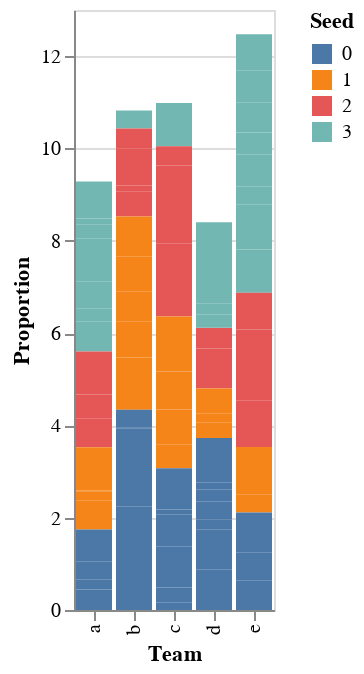

The code cell stored with this chart in its notebook:
### Code cell
alt.Chart(df).mark_bar().encode(
    x = "Team",
    y = "Proportion",
    color=alt.Color("Seed:O",scale=alt.Scale(scheme="Tableau10"),sort=alt.EncodingSortField('Seed', op='min')),
    tooltip=["Team","Proportion","Seed"],
    order=alt.Order("Seed",sort="ascending")
)

### Figure 1 — Vega-Lite specification as saved in the notebook (floating-point values rounded to 4 significant figures)
{"config": {"view": {"continuousWidth": 400, "continuousHeight": 300}}, "data": {"name": "data-6e8a173ccfc48b8d3fd5d05407fab58b"}, "mark": "bar", "encoding": {"color": {"type": "ordinal", "field": "Seed", "scale": {"scheme": "Tableau10"}, "sort": {"field": "Seed", "op": "min"}}, "order": {"type": "quantitative", "field": "Seed", "sort": "ascending"}, "tooltip": [{"type": "nominal", "field": "Team"}, {"type": "quantitative", "field": "Proportion"}, {"type": "quantitative", "field": "Seed"}], "x": {"type": "nominal", "field": "Team"}, "y": {"type": "quantitative", "field": "Proportion"}}, "$schema": "https://vega.github.io/schema/vega-lite/v4.8.1.json", "datasets": {"data-6e8a173ccfc48b8d3fd5d05407fab58b": [{"Team": "a", "Proportion": 0.6544, "Seed": 3}, {"Team": "b", "Proportion": 0.9762, "Seed": 0}, {"Team": "c", "Proportion": 0.07384, "Seed": 2}, {"Team": "d", "Proportion": 0.05425, "Seed": 2}, {"Team": "e", "Proportion": 0.9361, "Seed": 3}, {"Team": "a", "Proportion": 0.27, "Seed": 3}, {"Team": "b", "Proportion": 0.5341, "Seed": 2}, {"Team": "c", "Proportion": 0.5095, "Seed": 1}, {"Team": "d", "Proportion": 0.8816, "Seed": 0}, {"Team": "e", "Proportion": 0.8006, "Seed": 2}, {"Team": "a", "Proportion": 0.5839, "Seed": 3}, {"Team": "b", "Proportion": 0.7546, "Seed": 0}, {"Team": "c", "Proportion": 0.932, "Seed": 2}, {"Team": "d", "Proportion": 0.8569, "Seed": 0}, {"Team": "e", "Proportion": 0.6469, "Seed": 0}, {"Team": "a", "Proportion": 0.4462, "Seed": 0}, {"Team": "b", "Proportion": 0.7312, "Seed": 1}, {"Team": "c", "Proportion": 0.5686, "Seed": 2}, {"Team": "d", "Proportion": 0.8125, "Seed": 2}, {"Team": "e", "Proportion": 0.3839, "Seed": 1}, {"Team": "a", "Proportion": 0.07967, "Seed": 3}, {"Team": "b", "Proportion": 0.5066, "Seed": 0}, {"Team": "c", "Proportion": 0.1668, "Seed": 0}, {"Team": "d", "Proportion": 0.2276, "Seed": 0}, {"Team": "e", "Proportion": 0.2012, "Seed": 2}, {"Team": "a", "Proportion": 0.2049, "Seed": 0}, {"Team": "b", "Proportion": 0.1517, "Seed": 1}, {"Team": "c", "Proportion": 0.3217, "Seed": 0}, {"Team": "d", "Proportion": 0.3885, "Seed": 0}, {"Team": "e", "Proportion": 0.9771, "Seed": 3}, {"Team": "a", "Proportion": 0.8652, "Seed": 3}, {"Team": "b", "Proportion": 0.2534, "Seed": 1}, {"Team": "c", "Proportion": 0.9411, "Seed": 3}, {"Team": "d", "Proportion": 0.3436, "Seed": 1}, {"Team": "e", "Proportion": 0.3918, "Seed": 3}, {"Team": "a", "Proportion": 0.6346, "Seed": 1}, {"Team": "b", "Proportion": 0.7324, "Seed": 0}, {"Team": "c", "Proportion": 0.8946, "Seed": 0}, {"Team": "d", "Proportion": 0.1964, "Seed": 1}, {"Team": "e", "Proportion": 0.6965, "Seed": 3}, {"Team": "a", "Proportion": 0.003457, "Seed": 0}, {"Team": "b", "Proportion": 0.3905, "Seed": 3}, {"Team": "c", "Proportion": 0.7602, "Seed": 1}, {"Team": "d", "Proportion": 0.2594, "Seed": 0}, {"Team": "e", "Proportion": 0.8837, "Seed": 2}, {"Team": "a", "Proportion": 0.3914, "Seed": 0}, {"Team": "b", "Proportion": 0.1369, "Seed": 2}, {"Team": "c", "Proportion": 0.4739, "Seed": 2}, {"Team": "d", "Proportion": 0.4465, "Seed": 2}, {"Team": "e", "Proportion": 0.4669, "Seed": 3}, {"Team": "a", "Proportion": 0.2916, "Seed": 3}, {"Team": "b", "Proportion": 0.7949, "Seed": 2}, {"Team": "c", "Proportion": 0.7124, "Seed": 2}, {"Team": "d", "Proportion": 0.05173, "Seed": 0}, {"Team": "e", "Proportion": 0.5919, "Seed": 0}, {"Team": "a", "Proportion": 0.1867, "Seed": 1}, {"Team": "b", "Proportion": 0.7727, "Seed": 1}, {"Team": "c", "Proportion": 0.5116, "Seed": 2}, {"Team": "d", "Proportion": 0.296, "Seed": 3}, {"Team": "e", "Proportion": 0.6615, "Seed": 2}, {"Team": "a", "Proportion": 0.134, "Seed": 3}, {"Team": "b", "Proportion": 0.4069, "Seed": 1}, {"Team": "c", "Proportion": 0.6833, "Seed": 0}, {"Team": "d", "Proportion": 0.2271, "Seed": 3}, {"Team": "e", "Proportion": 0.8733, "Seed": 0}, {"Team": "a", "Proportion": 0.6173, "Seed": 2}, {"Team": "b", "Proportion": 0.4397, "Seed": 2}, {"Team": "c", "Proportion": 0.824, "Seed": 1}, {"Team": "d", "Proportion": 0.535, "Seed": 1}, {"Team": "e", "Proportion": 0.3859, "Seed": 1}, {"Team": "a", "Proportion": 0.803, "Seed": 3}, {"Team": "b", "Proportion": 0.9587, "Seed": 0}, {"Team": "c", "Proportion": 0.6402, "Seed": 1}, {"Team": "d", "Proportion": 0.1022, "Seed": 0}, {"Team": "e", "Proportion": 0.6449, "Seed": 3}, {"Team": "a", "Proportion": 0.6959, "Seed": 0}, {"Team": "b", "Proportion": 0.253, "Seed": 1}, {"Team": "c", "Proportion": 0.1374, "Seed": 2}, {"Team": "d", "Proportion": 0.9157, "Seed": 0}, {"Team": "e", "Proportion": 0.2157, "Seed": 1}, {"Team": "a", "Proportion": 0.02418, "Seed": 1}, {"Team": "b", "Proportion": 0.761, "Seed": 1}, {"Team": "c", "Proportion": 0.1132, "Seed": 0}, {"Team": "d", "Proportion": 0.86, "Seed": 3}, {"Team": "e", "Proportion": 0.4326, "Seed": 1}, {"Team": "a", "Proportion": 0.5244, "Seed": 2}, {"Team": "b", "Proportion": 0.02137, "Seed": 0}, {"Team": "c", "Proportion": 0.8934, "Seed": 0}, {"Team": "d", "Proportion": 0.08458, "Seed": 3}, {"Team": "e", "Proportion": 0.7063, "Seed": 3}, {"Team": "a", "Proportion": 0.9358, "Seed": 2}, {"Team": "b", "Proportion": 0.8603, "Seed": 1}, {"Team": "c", "Proportion": 0.2762, "Seed": 2}, {"Team": "d", "Proportion": 0.8204, "Seed": 3}, {"Team": "e", "Proportion": 0.7983, "Seed": 2}, {"Team": "a", "Proportion": 0.938, "Seed": 1}, {"Team": "b", "Proportion": 0.3864, "Seed": 0}, {"Team": "c", "Proportion": 0.553, "Seed": 1}, {"Team": "d", "Proportion": 0.04139, "Seed": 0}, {"Team": "e", "Proportion": 0.7784, "Seed": 3}]}}
